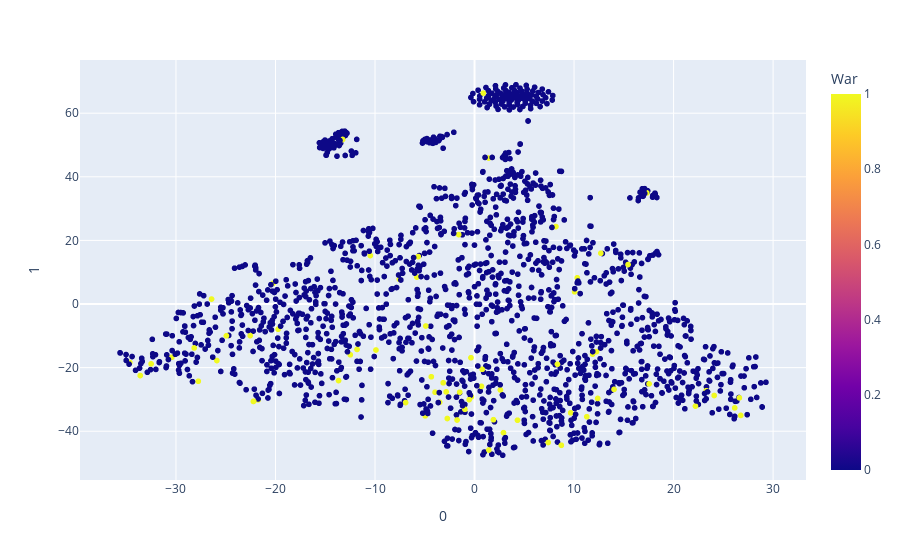

Notebook source saved alongside this figure:
### Code cell
fig = px.scatter(new_df, x=0, y=1,hover_data=[2],color='War')
fig.show()

### Figure 1 — Plotly figure (JSON) as saved in the notebook; plotly's stock layout.template omitted (floating-point values rounded to 4 significant figures; data arrays with more than 128 entries replaced by an {"elided": "..."} marker saying what was removed)
{"data": [{"customdata": {"elided": "1682x1 str values"}, "hovertemplate": "0=%{x}<br>1=%{y}<br>2=%{customdata[0]}<br>War=%{marker.color}<extra></extra>", "legendgroup": "", "marker": {"color": {"elided": "1682 int values"}, "coloraxis": "coloraxis", "symbol": "circle"}, "mode": "markers", "name": "", "showlegend": false, "x": {"elided": "1682 float values"}, "xaxis": "x", "y": {"elided": "1682 float values"}, "yaxis": "y", "type": "scattergl"}], "layout": {"xaxis": {"anchor": "y", "domain": [0, 1], "title": {"text": "0"}, "type": "linear", "range": [-39.5, 33.16], "autorange": true}, "yaxis": {"anchor": "x", "domain": [0, 1], "title": {"text": "1"}, "type": "linear", "range": [-55.81, 77.2], "autorange": true}, "coloraxis": {"colorbar": {"title": {"text": "War"}}, "colorscale": [[0, "#0d0887"], [0.1111, "#46039f"], [0.2222, "#7201a8"], [0.3333, "#9c179e"], [0.4444, "#bd3786"], [0.5556, "#d8576b"], [0.6667, "#ed7953"], [0.7778, "#fb9f3a"], [0.8889, "#fdca26"], [1, "#f0f921"]]}, "legend": {"tracegroupgap": 0}, "margin": {"t": 60}, "autosize": true}}
